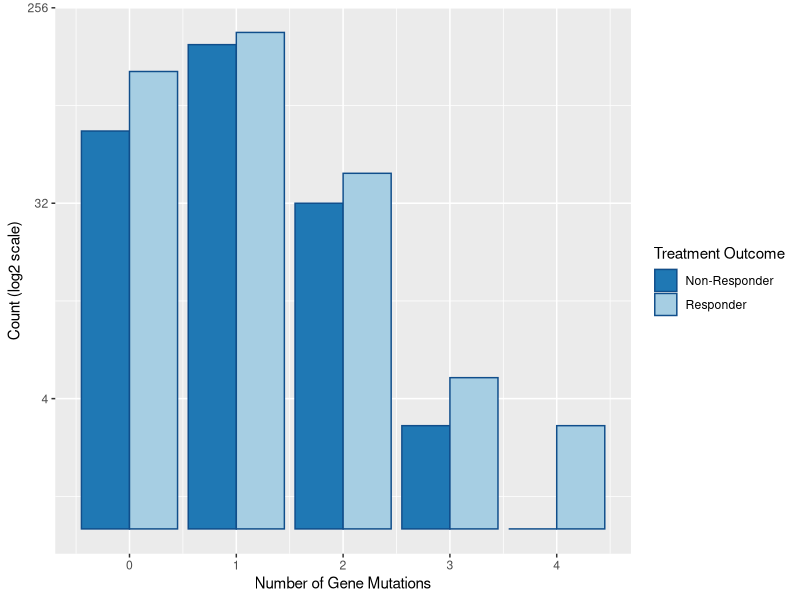
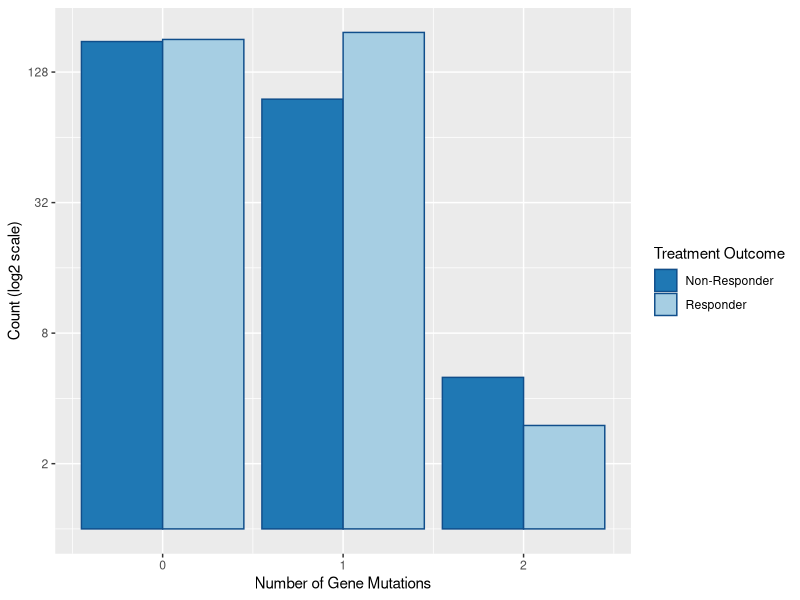
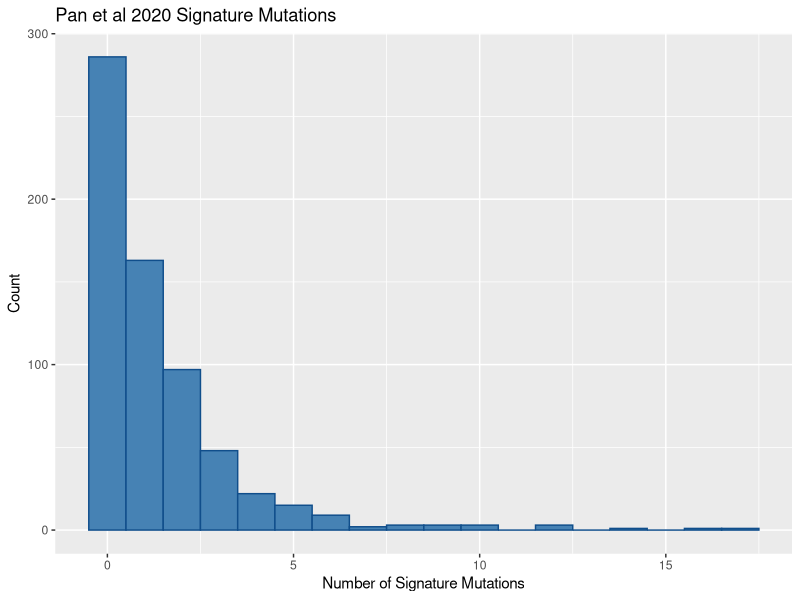
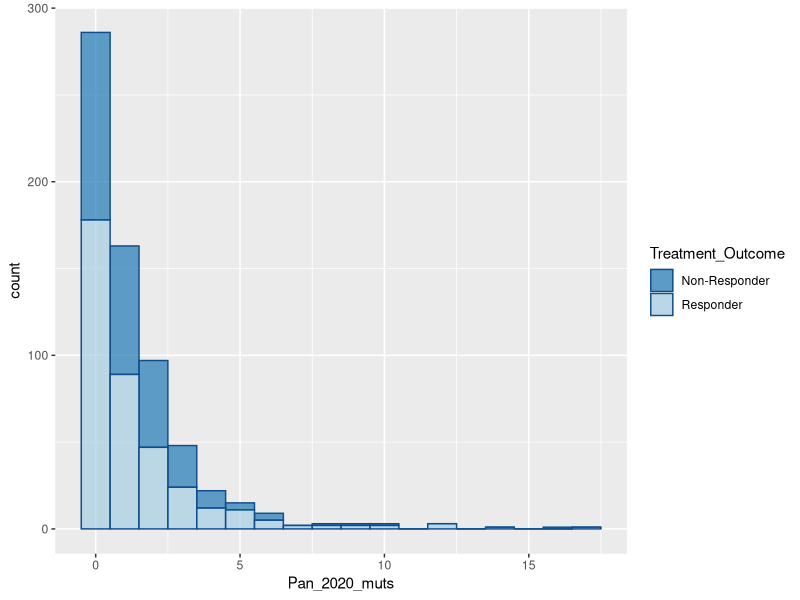
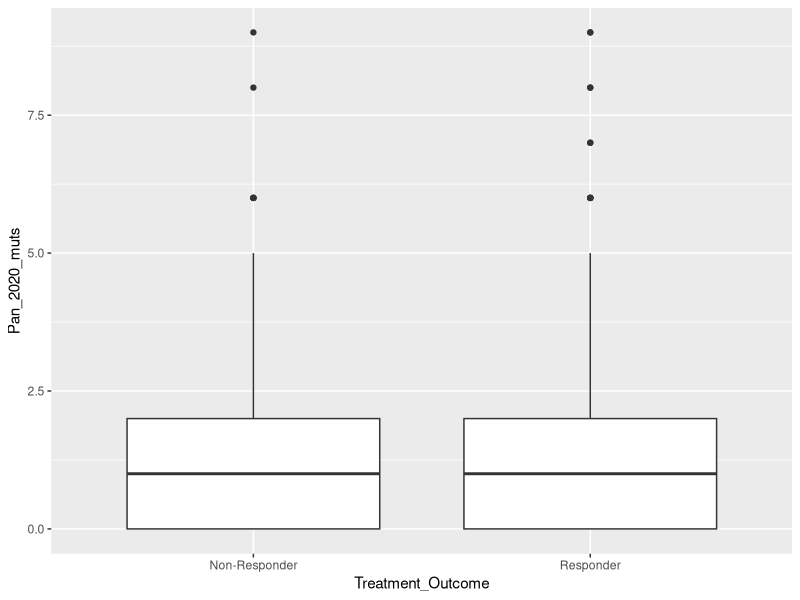

R code for these plots, in order:
#=================================================================================
# LOAD LIBRARIES & READ FILES
# DEV: Read total_df from summary statistics instead...
#=================================================================================
library(ggplot2)
library(ggpubr)
library(dplyr)
library(tidyverse)


# Set working directory (also place data to read in working directory).
WORK_DIR <- "/Users/davidlord/Documents/External_data/script_running"
setwd(WORK_DIR)

# Read data file
total_df <- read.delim("Features_engineered_control_included.tsv", stringsAsFactors = FALSE)

# Remove control cohort
unique(total_df$Study_ID)
temp_df <- total_df %>% filter(Study_ID != "Model_Control")
unique(temp_df$Study_ID)



#=======================================================================  
# GENES ASSOCIATED WITH BENEFICIAL TREATMENT OUTCOME
#=======================================================================

# Create temporary df
dcb_df <- temp_df %>% select(Study_ID, Treatment_Outcome, DCB_genes)

# BARPLOTS RESPONDERS VS NON-RESPONDERS
#----------------------------------------
dcb_df %>% ggplot(aes(x = DCB_genes, fill = Treatment_Outcome)) +
  geom_bar(color = "dodgerblue4", position = position_dodge()) +
  scale_fill_brewer(palette = "Paired", direction = -1) +
  scale_y_continuous(trans = "log2") +
  labs(y = "Count (log2 scale)", x = "Number of Gene Mutations", fill = "Treatment Outcome")



#=======================================================================  
# GENES ASSOCIATED WITH UNBENEFICIAL TREATMENT OUTCOME
#=======================================================================

# Create temporary df
ndb_df <- temp_df %>% select(Study_ID, Treatment_Outcome, NDB_genes)

# BARPLOTS RESPONDERS VS NON-RESPONDERS
#----------------------------------------
ndb_df %>% ggplot(aes(x = NDB_genes, fill = Treatment_Outcome)) +
  geom_bar(color = "dodgerblue4", position = position_dodge()) +
  scale_fill_brewer(palette = "Paired", direction = -1) +
  scale_y_continuous(trans = "log2") +
  labs(y = "Count (log2 scale)", x = "Number of Gene Mutations", fill = "Treatment Outcome")



#=======================================================================  
# PAN ET AL 2020 MUTATIONS
#=======================================================================

temp_df %>% ggplot(aes(x = Pan_2020_muts)) +
  geom_histogram(binwidth = 1, fill = "steelblue", color = "dodgerblue4") +
  labs(x = "Number of Signature Mutations", y = "Count", title = "Pan et al 2020 Signature Mutations")

temp_df %>% ggplot(aes(x = Pan_2020_muts, fill = Treatment_Outcome)) +
  geom_histogram(binwidth = 1, alpha = 0.7, color = "dodgerblue4") +
  scale_fill_brewer(palette = "Paired", direction = -1)

temp_df %>% filter(Pan_2020_muts < 10) %>%
  ggplot(aes(x = Treatment_Outcome, y = Pan_2020_muts)) +
  geom_boxplot()


